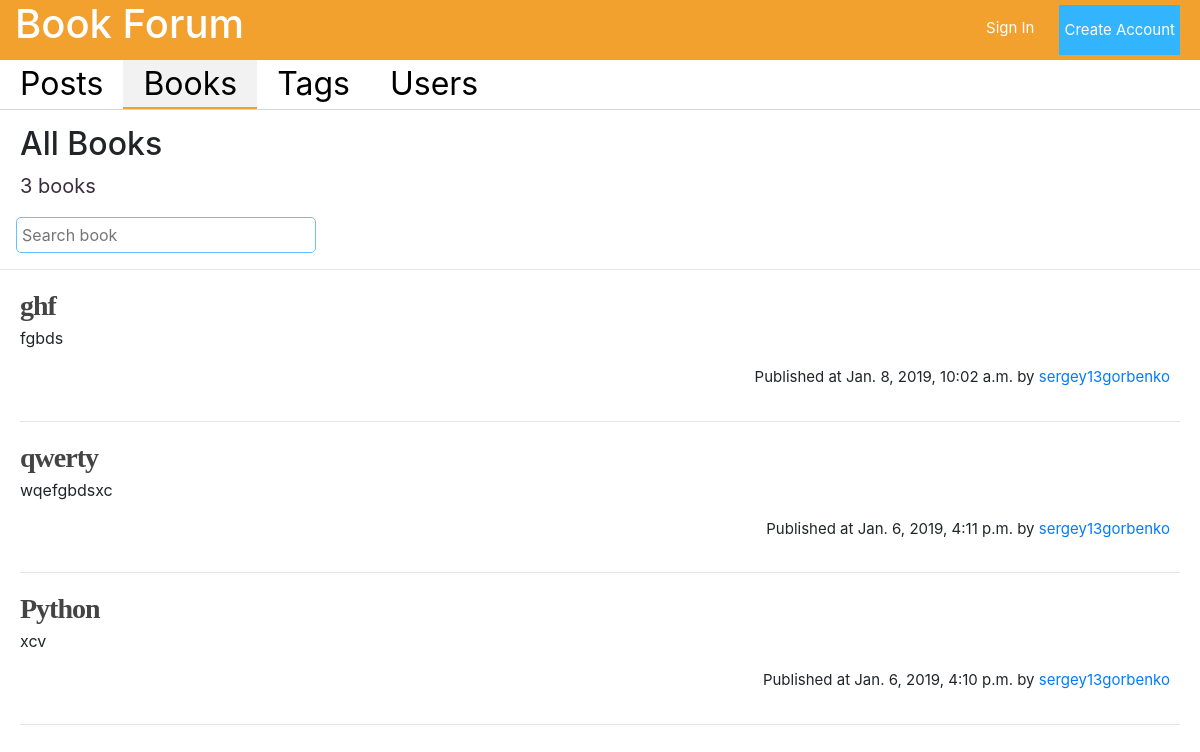
The page /books/ on the database its author committed.
### forum/models.py (models this page shows, shortened)
class Book(models.Model):
    id = models.AutoField(primary_key=True)
    name = models.CharField(max_length=100)
    authors = models.CharField(max_length=255, blank=True, null=True)
    edition = models.DateField(blank=True, null=True)
    description = models.CharField(max_length=255)
    file = models.FileField(upload_to='books', blank=True, null=True,
                            validators=[FileExtensionValidator(
                                allowed_extensions=['pdf', 'txt', 'doc', 'epub', 'djvu', 'fb2'])])
    create = models.DateTimeField(auto_now_add=True)
    creator = models.ForeignKey(UserProfile, on_delete=models.CASCADE)
    class Meta:
        ordering = ["-create"]

class UserProfile(models.Model):
    user = models.OneToOneField(User, on_delete=models.CASCADE)
    about = models.CharField(max_length=255, blank=True)
    photo = models.ImageField(upload_to='avatars', blank=True, null=True)
    count_posts = models.IntegerField(default=0)
    count_tags = models.IntegerField(default=0)
    def __str__(self):
        return self.user.username

### forum/views.py (the view)
# urls.py: path('books/', views.books, name='books'),
def books(request):
    all_books = Book.objects.all()
    form = CreateBook()
    context = {'books': all_books, 'form': form}
    return render(request, 'book/books.html', context=context)

### forum/forms.py
class CreateBook(ModelForm):
    class Meta:
        model = Book
        fields = ('name', 'authors', 'edition', 'description', 'file')
        widgets = {
            'edition': forms.widgets.DateInput(attrs={'type': 'date'}),
        }

### templates/book/books.html (shortened to what this page needs)
{% load static %}
<!DOCTYPE html>
<html lang="en">
<head>
    <link rel="stylesheet" href="https://stackpath.bootstrapcdn.com/bootstrap/4.1.3/css/bootstrap.min.css"
>
    <link rel="stylesheet" href="//code.jquery.com/ui/1.12.1/themes/base/jquery-ui.css">
    <link rel="stylesheet" href="{% static 'css/jquery.tag-editor.css' %}">
    <link rel="stylesheet" href="{% static 'css/style.css' %}">
</head>
<body>
<header class="header container-fluid d-flex justify-content-between">
    <a href="/">
        <h1>Book Forum</h1>
    </a>
    {% if user.is_authenticated %}
        <div class="d-flex justify-content-end">
            <span class="username"><a href="/profile">{{ user.username }}</a></span>
            <a class="log_out" href="/logout">
                <p class="small_text">Log out</p>
            </a>
        </div>
    {% else %}
        <div class="d-flex justify-content-end">
            <a class="sign_in_text" href="/login">
                <p class="small_text">Sign In</p>
            </a>
            <button class="btn-default green_btn small_text" onclick="location.href='/registration'">Create Account
            </button>
        </div>
    {% endif %}
</header>
<div class="content">
    <div class="list">
        <ul class="top_sidebar">
            <li id="posts"><a href="/posts">Posts</a></li>
            <li id="books"><a href="/books">Books</a></li>
            <li id="tags"><a href="/tags">Tags</a></li>
            <li id="users"><a href="/users">Users</a></li>
        </ul>
    </div>
    <div class="page">
        {% if books %}
            <div class="head d-flex justify-content-between">
                <h2>All Books</h2>
            </div>
            <div class="posts_count">
                <p>{{ books.count }} books</p>
            </div>
            <input type="text" class="search_field ml-3" placeholder="Search book"/>
            <hr>
            {% for book in books %}
                <div class="book">
                    <p class="book_header" onclick="location.href = '/books/{{ book.id }}/'">{{ book.name }}</p>
                    <p class="book_text">{{ book.description }}</p>
                    <div class="d-flex justify-content-between">
                        <div class="time">
                            <p>Published at {{ book.create }} by <a class="book_username"
                                                                    href="/profile/{{ book.creator }}"><span>{{ book.creator }}</span></a>
                            </p>
                        </div>
                    </div>
                    <hr/>
                </div>
            {% endfor %}
        {% endif %}
    </div>
</div>
</body>
</html>

### static/css/style.css (style rules this page uses)
* { padding: 0; margin: 0; }
.header { position: fixed; width: 100%; height: 60px; background: #F2A12E; }
.header > a, .header > a:focus, .header > a:hover { text-decoration: none; color: white; }
.header > a > h1, .header > a > h1:focus, .header > a > h1:hover { color: white; }
.green_btn { background-color: #33B4FF; margin: 5px; border: none; padding: 5px; color: white; cursor: pointer; }
.small_text { font-size: 15px; }
.sign_in_text, .sign_in_text:focus, .sign_in_text:hover { color: white; margin-top: 17px; text-decoration: none; margin-right: 20px; }
.top_sidebar { list-style: none; display: flex; margin-bottom: 0; }
.top_sidebar > li { padding-right: 20px; padding-left: 20px; font-size: 32px; }
.top_sidebar > li > a, .top_sidebar > li > a:focus, .top_sidebar > li > a:hover { color: black; text-decoration: none; cursor: pointer; }
.content { padding-top: 110px; }
.list { border-bottom: 1px solid #D6D9DC; width: 100%; height: 50px; position: fixed; top: 60px; background-color: white; overflow-x: hidden; }
.page { overflow-y: hidden; width: available; width: -moz-available; width: -webkit-fill-available; }
.head { margin-top: 15px; }
.head > h2 { margin-left: 20px; margin-right: 10px; }
.posts_count { font-size: 20px; color: #382D3D; margin-left: 20px; margin-right: 10px; }
.post, .book { padding: 0 20px; }
.post_header, .book_header { font-weight: bold; margin-bottom: 0; cursor: pointer; font-family: times, Times New Roman, times-roman, georgia, serif; font-size: 28px; line-height: 40px; letter-spacing: -1px; color: #444; }
.time > p { font-size: 15px; margin-right: 10px; }
.active_tab { background-color: #F2F2F2; height: 49px; border-bottom: 2px solid #F2A12E; }
.search_field { border: 1px solid #66BFFF; border-radius: 5px; padding: 5px; width: 300px; }

### rows shown on the page
Book: name "ghf", description "fgbds", create "Jan. 8, 2019, 10:02 a.m.", creator "sergey13gorbenko"
Book: name "qwerty", description "wqefgbdsxc", create "Jan. 6, 2019, 4:11 p.m.", creator "sergey13gorbenko"
Book: name "Python", description "xcv", create "Jan. 6, 2019, 4:10 p.m.", creator "sergey13gorbenko"

### other values the page prints
{{ books.count }} "3"
